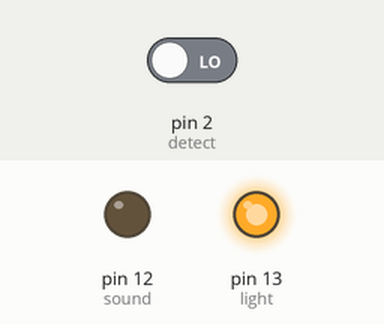
Simulated run of this sketch. Board: Arduino Uno, built with avr-gcc and run on an emulated ATmega328P. Parts: output pins drawn as LEDs (lit = HIGH). The test bench sets the inputs (shaded band); at power-on: pin 2 (detect) LOW.

Above: at 5.8 s.
5.9 s: pin 2 (detect) driven HIGH
At 6.9 s:
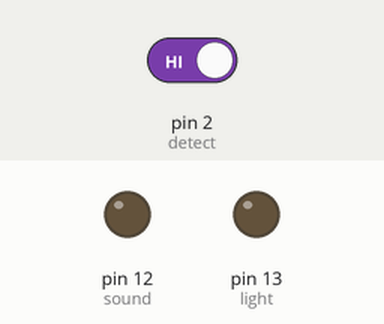
7.4 s: pin 2 (detect) driven LOW
At 8.0 s:
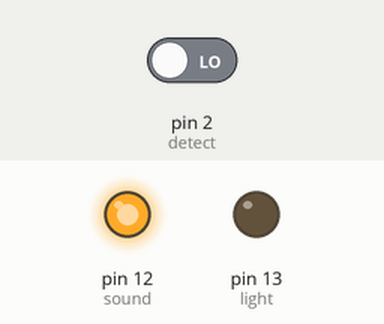
At 10.8 s:
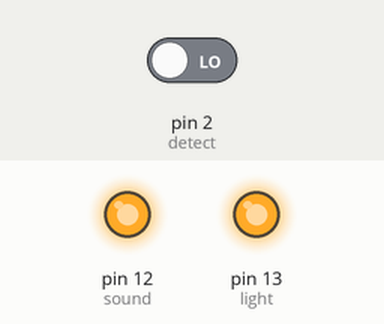
Timing chart, 0 to 13.9 s (numbered marks = the images above; inputs shaded):
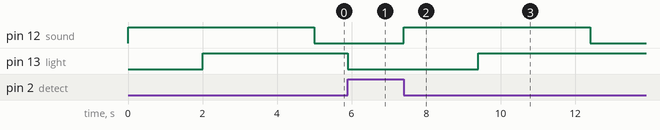

Measured:
- after the input at 5.9 s, pin 13 (light): HIGH → LOW at once
- after the input at 7.4 s, pin 12 (sound): LOW → HIGH at once, → LOW 5.0 s later; pin 13 (light): LOW → HIGH after 2.0 s

The sketch:

TASK_3.ino
```cpp
/*The Task 3 Project is to build an embedded system project where you build a Motion Sensor Alarm System using Arduino Uno and
 (A.)If a motion is detected you need turn on alarm for 5 seconds
 (B.)turn ON the LED till the motion detected + 2 seconds.
 Refer the headers of each comment in the code(A or B) and compare with Question given above*/

int sound=12; //The buzzer's positive pin
int light=13; //The LED's positive pin
int detect=2; //The IR Proximity Sensor's Vout pin
int f=0; //flag variable to avoid fluctuations
void setup() {
  // put your setup code here, to run once:
pinMode(detect, INPUT);
pinMode(sound,OUTPUT);
pinMode(light,OUTPUT);
}

void loop() {
  // put your main code here, to run repeatedly:
while(digitalRead(detect)==LOW) //When Motion Starts
{
  while(f==0) //When Clear motion starts(without Fluctuations)
  {
  digitalWrite(sound,HIGH);//(A.)Alarm is ON
  delay(2000);
  if(digitalRead(detect)==HIGH)//If motion stops in 2s the Light should not even switch ON(the below code should not work)
  break;
  digitalWrite(light,HIGH); //(B.)After 2 seconds lights switch ON
  delay(3000);
  digitalWrite(sound,LOW); //(A.)After 5 seconds (2+3) Alarm is switched OFF
   f++;//So that slight fluctuations do not get considered as new movement and lead to prolonged periods of buzzer sound...(in multiples of 5)
  }
}
digitalWrite(light,LOW);//When no motion detected light and sound is expected to be OFF
digitalWrite(sound,LOW);
delay(500); //To prevent slight fluctuations due to minor movements considered as evident motion...
f=0; //So that motion detection can restart again
}
```
